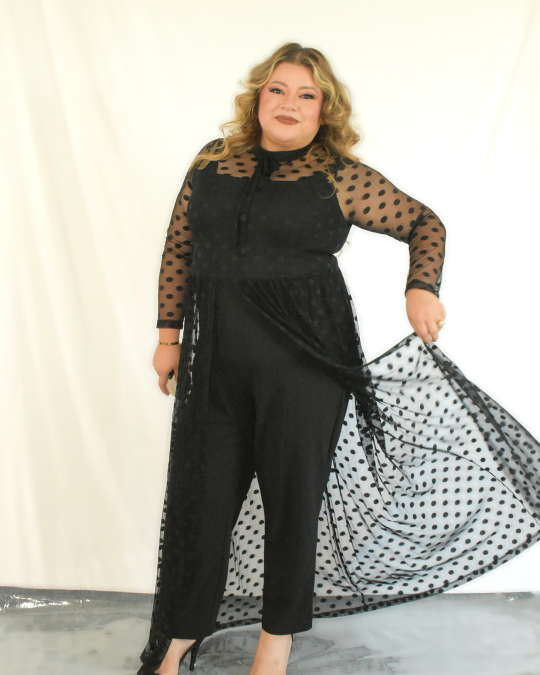
#> input picture historico_y_archivos/retirados_fuera_portafolio_autorizado/DIA_01_STUDIO__SLIDE_02_IG_CPT_0550_4x5_4x5_NIKON.jpg, 1080 x 1350 px, given as the content of the folder rizado/DIA_01_STUDIO__SLIDE_02_IG_CPT_0550_4x5_4x5_NIKON.jpg, which was not available (shown at 1/2 size)
$ python pharmacy_event_processor.py ../retirados_fuera_portafolio_autorizado/DIA_01_STUDIO__SLIDE_02_IG_CPT_0550_4x5_4x5_NIKON.jpg ../retirados_fuera_portafolio_autorizado/DIA_01_STUDIO__SLIDE_03_pf-cuba-01_4x5_NIKON.jpg
#> lines starting #> are read from the running program, lines starting #| are printed output that depends on the picture
#!/usr/bin/env python3
"""
Pharmacy Event Batch & AI Quality Inspection Processor
Especializado para el evento 'Pharmacy Event 13 09 26'.
Filtra fotos borrosas, mal expuestas o duplicadas, aplica ajustes funcionales
y genera salidas para Cliente (HQ), Redes (4:5 y 9:16) y WhatsApp.
"""

import os
import sys
import glob
import math
import datetime
from PIL import Image, ImageEnhance, ImageOps, ImageFilter, ImageStat

def is_blurry_pil(img, threshold=45.0):
    """
    Evalúa la nitidez calculando la varianza del filtro Laplacian sobre escala de grises.
    Valores muy bajos indican foto desenfocada o trepidada.
    """
    gray = img.convert('L')
    # Kernel laplaciano aproximado con ImageFilter
    edges = gray.filter(ImageFilter.Kernel((3, 3), [0, 1, 0, 1, -4, 1, 0, 1, 0], 1, 0))
    stat = ImageStat.Stat(edges)
    variance = stat.var[0]
    return variance < threshold, variance

def check_exposure(img):
    """
    Evalúa si la imagen está severamente subexpuesta (empastada) o sobreexpuesta (quemada).
    """
    gray = img.convert('L')
    hist = gray.histogram()
    total_pixels = sum(hist)

    # Porcentaje de píxeles en sombras profundas (0-15) y altas luces quemadas (240-255)
    shadows_ratio = sum(hist[0:15]) / float(total_pixels)
    highlights_ratio = sum(hist[240:256]) / float(total_pixels)

    mean_brightness = ImageStat.Stat(gray).mean[0]

    is_bad = False
    reason = "OK"
    if shadows_ratio > 0.65 or mean_brightness < 28:
        is_bad = True
        reason = "Subexpuesta / Muy oscura"
    elif highlights_ratio > 0.70 or mean_brightness > 235:
        is_bad = True
        reason = "Sobreexpuesta / Quemada"

    return is_bad, reason, mean_brightness

def apply_event_preset(img):
    """
    Aplica edición mínima y funcional para eventos corporativos/dinámicos:
    - Corrección sutil de exposición (+0.25)
    - Contraste suave (+12%)
    - Saturación natural (+5%)
    - Nitidez moderada
    """
    # 1. Corrección EXIF de orientación
    try:
        img = ImageOps.exif_transpose(img)
    except Exception:
        pass

    if img.mode not in ("RGB", "L"):
        img = img.convert("RGB")

    # Brillo / Exposición ligera
    enhancer_b = ImageEnhance.Brightness(img)
    img = enhancer_b.enhance(1.18)

    # Contraste
    enhancer_c = ImageEnhance.Contrast(img)
    img = enhancer_c.enhance(1.12)

    # Color
    enhancer_s = ImageEnhance.Color(img)
    img = enhancer_s.enhance(1.06)

    # Nitidez
    enhancer_sh = ImageEnhance.Sharpness(img)
    img = enhancer_sh.enhance(1.30)

    return img

def crop_and_resize(img, ratio, target_size=None, max_long_edge=None):
    """Recorta a un ratio específico y reescala con Lanczos."""
    w, h = img.size
    if ratio:
        target_w, target_h = ratio
        current_aspect = w / float(h)
        target_aspect = target_w / float(target_h)
        if abs(current_aspect - target_aspect) > 0.01:
            if current_aspect > target_aspect:
                new_w = int(h * target_aspect)
                offset = (w - new_w) // 2
                img = img.crop((offset, 0, offset + new_w, h))
            else:
                new_h = int(w / target_aspect)
                offset = (h - new_h) // 2
                img = img.crop((0, offset, w, offset + new_h))

    if target_size:
        img = img.resize(target_size, Image.Resampling.LANCZOS)
    elif max_long_edge:
        w, h = img.size
        long_edge = max(w, h)
        if long_edge > max_long_edge:
            factor = max_long_edge / float(long_edge)
            img = img.resize((int(w * factor), int(h * factor)), Image.Resampling.LANCZOS)

    return img

def process_pharmacy_event(input_folder, output_base_folder):
    """
    Ejecuta el pipeline completo de inspección y exportación dual.
    """
    client_hq_dir = os.path.join(output_base_folder, "01_Entrega_Cliente_HQ")
    feed_dir = os.path.join(output_base_folder, "02_Redes_Feed_4x5")
    stories_dir = os.path.join(output_base_folder, "03_Redes_Stories_9x16")
    discard_dir = os.path.join(output_base_folder, "04_Descartes_Revisar")

    for d in [client_hq_dir, feed_dir, stories_dir, discard_dir]:
        os.makedirs(d, exist_ok=True)

    extensions = ("*.jpg", "*.jpeg", "*.png", "*.JPG", "*.JPEG", "*.PNG", "*.webp", "*.WEBP")
    image_paths = []
    for ext in extensions:
        image_paths.extend(glob.glob(os.path.join(input_folder, ext)))

    image_paths = sorted(list(set(image_paths)))
    total = len(image_paths)
    print(f"--- FOTOORQUESTADOR BATCH AUDIT & EDIT ---")
    print(f"Total imágenes detectadas: {total}")

    report = {
        "total": total,
        "aceptadas": 0,
        "descartadas": 0,
        "detalles_descartes": [],
        "archivos_procesados": []
    }

    if total == 0:
        print(f"Aviso: La carpeta '{input_folder}' no contiene imágenes para procesar en este momento.")
        return report

    for idx, path in enumerate(image_paths, start=1):
        filename = os.path.basename(path)
        try:
            with Image.open(path) as img:
                # 1. Chequeo de Nitidez
#> img is the input picture: PIL image 1080x1350 RGB; mean R, G, B 180.4, 177.6, 167.3
                is_blurry, var_score = is_blurry_pil(img, threshold=30.0)
#> in is_blurry_pil, `gray = img.convert('L')`:
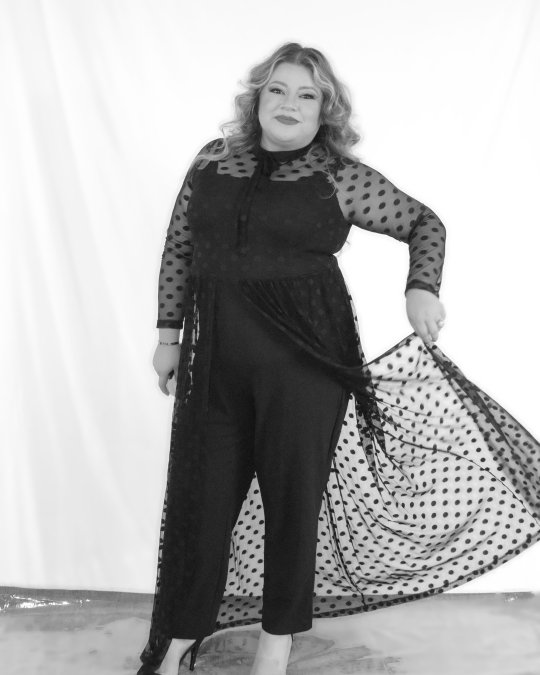
#> gray: PIL image 1080x1350 L (shown at 1/2 size); min 9, max 255, mean 177.3
#> in is_blurry_pil, `edges = gray.filter(ImageFilter.Kernel((3, 3), [0, 1, 0, 1, -4, 1, 0, ..`:
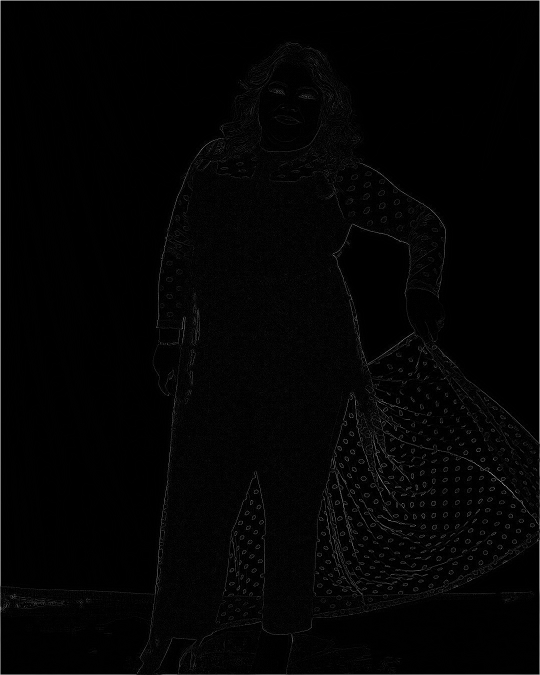
#> edges: PIL image 1080x1350 L (shown at 1/2 size); min 0, max 255, mean 3.7
#> in is_blurry_pil, `variance = stat.var[0]`: variance = 272.4
#> is_blurry = False; var_score = 272.4
                # 2. Chequeo de Exposición
                is_bad_exp, exp_reason, brightness = check_exposure(img)
#> in check_exposure, `hist = gray.histogram()`: hist = 256 values, max 134104 at index 255, min 0 at index 0, mean 5695.3
#> in check_exposure, `total_pixels = sum(hist)`: total_pixels = 1458000
#> in check_exposure, `shadows_ratio = sum(hist[0:15]) / float(total_pixels)`: shadows_ratio = 2.95e-05
#> in check_exposure, `highlights_ratio = sum(hist[240:256]) / float(total_pixels)`: highlights_ratio = 0.411
#> in check_exposure, `mean_brightness = ImageStat.Stat(gray).mean[0]`: mean_brightness = 177.3
#> is_bad_exp = False; exp_reason = 'OK'; brightness = 177.3

                if is_blurry or is_bad_exp:
                    reason = f"Desenfoque (var={var_score:.1f})" if is_blurry else exp_reason
                    discard_name = f"DISCARD_{idx:03d}_{filename}"
                    img.save(os.path.join(discard_dir, discard_name))
                    report["descartadas"] += 1
                    report["detalles_descartes"].append({"archivo": filename, "motivo": reason})
                    print(f"[{idx}/{total}] ⚠️ DESCARTADA ({reason}): {filename}")
                    continue

                # 3. Procesar foto aceptada
                edited = apply_event_preset(img)
#> in apply_event_preset, `img = enhancer_b.enhance(1.18)`:
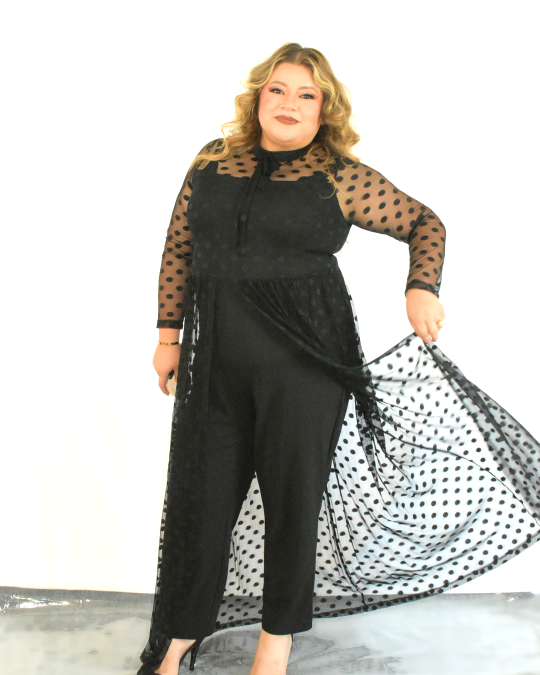
#> img: PIL image 1080x1350 RGB (shown at 1/2 size); mean R, G, B 192.1, 190.5, 185.4
#> in apply_event_preset, `img = enhancer_s.enhance(1.06)`:
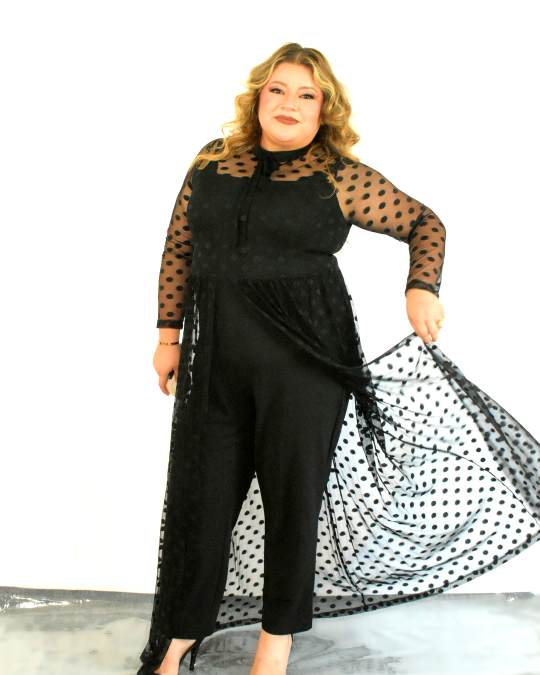
#> img: PIL image 1080x1350 RGB (shown at 1/2 size); mean R, G, B 188, 186.2, 180.2
                report["aceptadas"] += 1
                seq_num = report["aceptadas"]
                base_name = f"PHARMACY_20260913_{seq_num:03d}"

                # Salida A: Cliente HQ (Original ratio, max 3500px, JPG 95)
                hq_img = crop_and_resize(edited, ratio=None, max_long_edge=3500)
                hq_path = os.path.join(client_hq_dir, f"{base_name}_HQ.jpg")
                hq_img.save(hq_path, format="JPEG", quality=95, optimize=True)

                # Salida B: Instagram Feed (4:5, 1080x1350, JPG 85)
                feed_img = crop_and_resize(edited, ratio=(4, 5), target_size=(1080, 1350))
                feed_path = os.path.join(feed_dir, f"IG_{base_name}.jpg")
                feed_img.save(feed_path, format="JPEG", quality=85, optimize=True)

                # Salida C: Stories / TikTok (9:16, 1080x1920, JPG 82)
                story_img = crop_and_resize(edited, ratio=(9, 16), target_size=(1080, 1920))
#> call 3 of crop_and_resize, with ratio = (9, 16), target_size = (1080, 1920)
#> in crop_and_resize (call 3), `img = img.crop((offset, 0, offset + new_w, h))`:
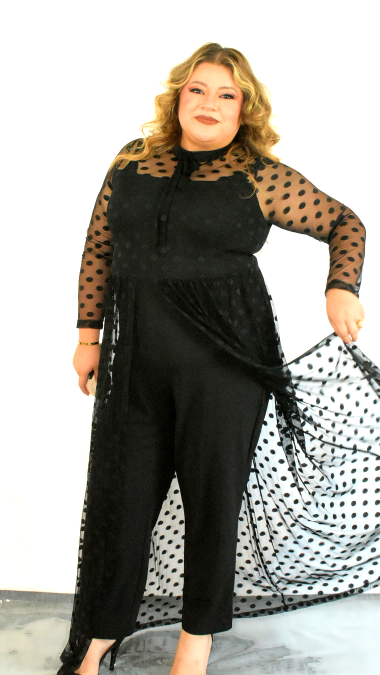
#> img: PIL image 759x1350 RGB (shown at 1/2 size); mean R, G, B 164.7, 161.7, 153.7
#> in crop_and_resize (call 3), `img = img.resize(target_size, Image.Resampling.LANCZOS)`:
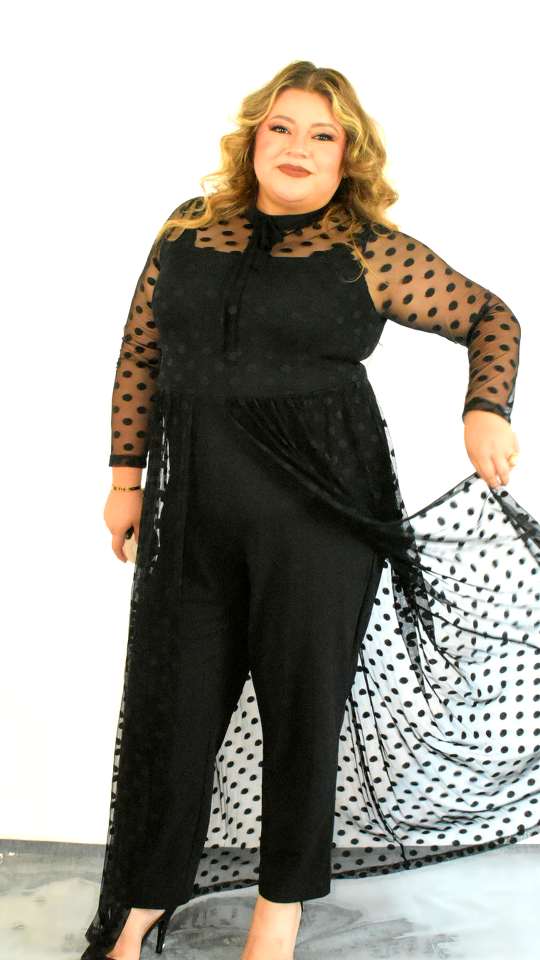
#> img: PIL image 1080x1920 RGB (shown at 1/2 size); mean R, G, B 164.7, 161.7, 153.7
                story_path = os.path.join(stories_dir, f"STORY_{base_name}.jpg")
                story_img.save(story_path, format="JPEG", quality=82, optimize=True)

                report["archivos_procesados"].append(base_name)
                print(f"[{idx}/{total}] ✅ OK: {filename} -> {base_name}")

        except Exception as e:
            print(f"[{idx}/{total}] ❌ Error en {filename}: {e}")

    print("\n--- RESUMEN FINAL ---")
    print(f"Total: {total} | Aceptadas: {report['aceptadas']} | Descartadas: {report['descartadas']}")
    return report

if __name__ == "__main__":
    if len(sys.argv) < 3:
        print("Uso: python3 pharmacy_event_processor.py <carpeta_entrada> <carpeta_salida>")
        sys.exit(1)
    process_pharmacy_event(sys.argv[1], sys.argv[2])
